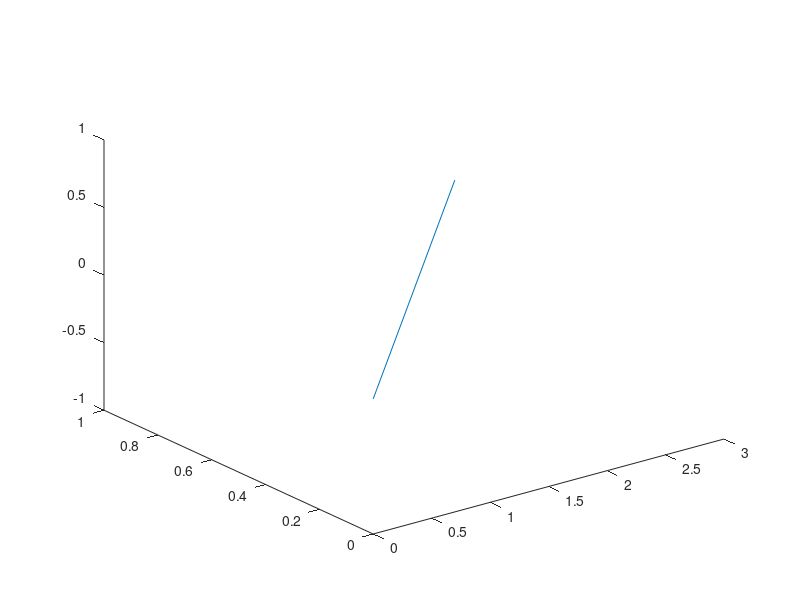

This figure's MATLAB source: (Note: this script raises an error after producing the figure.)
%% MATLAB for Brain and Cognitive Scientists (MIT Press 2017)
% mikexcohen@gmail.com
%
% This script contains solutions and tips for most exercises in the book.
% If you are struggling with an exercise not in this list, email me with an
% explanation of what you've already tried and what you need help with.

%% 2

v1 = [1 -3];
v2 = [3  1];

plot([0 v1(1)],[0 v1(2)],[0 v2(1)],[0 v2(2)])
axis([-5 5 -5 5])
legend({'v1';'v2'})
title([ 'Dot product: ' num2str(dot(v1,v2)) ])

%% 3

aNumber = randn;
round(10*aNumber)/10
round(100*aNumber)/100

%% 5

plot3([0 v2(1)],[0 v2(2)])
a=rand(2,3,4); a'
inv(rand(2,3))

%% 6

a = [1 2; 2 4];

inv(a)
p = pinv(a);
p*a'
a'*p

%% 7

a = randn(2,3);
subplot(121), imagesc(a'*a), axis image
subplot(122), imagesc(a*a'), axis image

%% 9

v = randn(3,1);
sum(v.*v)
dot(v,v)

%% 10

A = [ 1   3   3;
      0  -1  -2;
      7   2  -17];

rank(A)

%% 11

%% 12

m = randn(3,4);
v = randn(1,4);

m*v

m.*repmat(v,3,1)

%% 13

bsxfun(@times,m,v)


%% 14

diag([2 1 5 6])
diag( diag(repmat(1,10,1)) )

diag(rand(4))

%% 15

v1 = [1 3 2];
v2 = [5 2 3];

v1*v2'

%%
